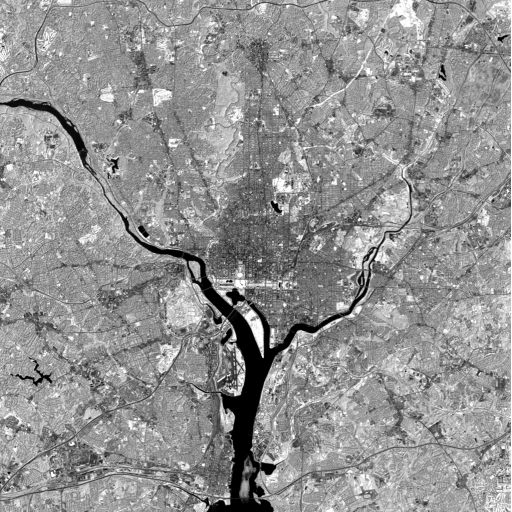
#> input picture Problem 5- Edge_Detection_and_Segmentation/images/WashingtonDC_Band.tif, 512 x 512 px
$ jupyter execute '(b)Segmentaton_GrayLevel.ipynb'
#> lines starting #> are read from the running program, lines starting #| are printed output that depends on the picture; after the words box and inside, x2 and y2 are one past the last pixel; in counts of white or black regions, pixels touching at a corner belong together
#### Read a grayscale image and perform the the segmentation based on gray level.

[cell 1]
import cv2
import matplotlib.pyplot as plt
import numpy as np

### Loading the Original Image

[cell 2]
original_image = cv2.imread('./images/WashingtonDC_Band.tif', 0)
#> original_image is the input picture: shape (512, 512); min 0, max 254, mean 145.7
print(f"shape of the original image: {original_image.shape}")
#| shape of the original image: (512, 512)
plt.imshow(original_image, cmap='gray')
plt.title('original image')
plt.show()

img_arr = np.array(original_image)
print(f"min pixel intensity: {np.min(img_arr)}")
#| min pixel intensity: 0
print(f"max pixel intensity: {np.max(img_arr)}")
#| max pixel intensity: 254

### Apply Gray Level Segmentation

[cell 3]
T1 = 50
segmented_image1 = np.where(original_image>T1, 255, 0).astype(np.uint8)
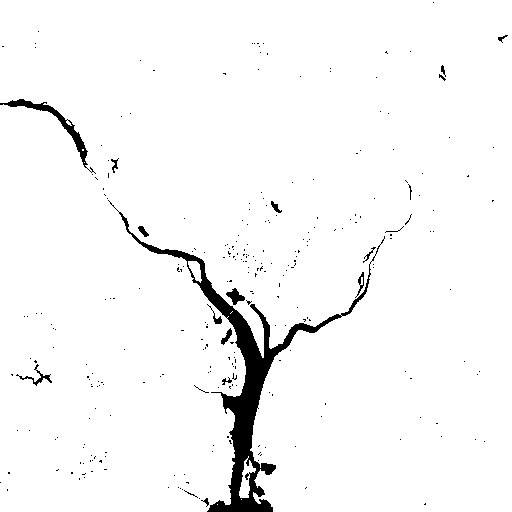
#> segmented_image1: shape (512, 512); 96.6% white; 282 black regions (266 under 20 px), largest, box (x1, y1, x2, y2) and area: (108, 200, 385, 512) 6821, (0, 99, 96, 174) 736, (226, 288, 245, 305) 157

T2 = 100
segmented_image2 = np.where(original_image>T2, 255, 0).astype(np.uint8)
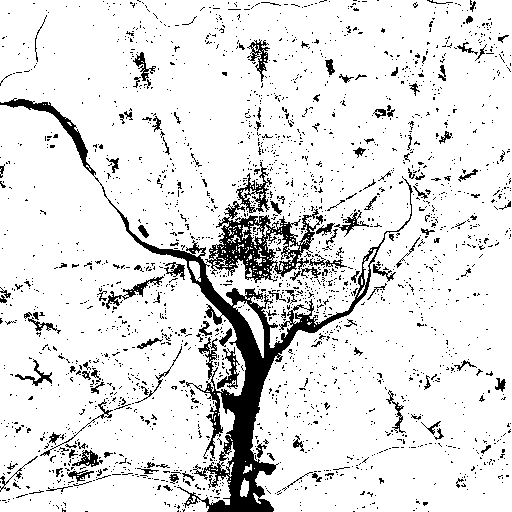
#> segmented_image2: shape (512, 512); 88.5% white; 2291 black regions (2147 under 20 px), largest, box (x1, y1, x2, y2) and area: (0, 98, 413, 512) 11305, (205, 201, 323, 283) 3433, (236, 162, 272, 213) 525

T3 = 128
segmented_image3 = np.where(original_image>T3, 255, 0).astype(np.uint8)
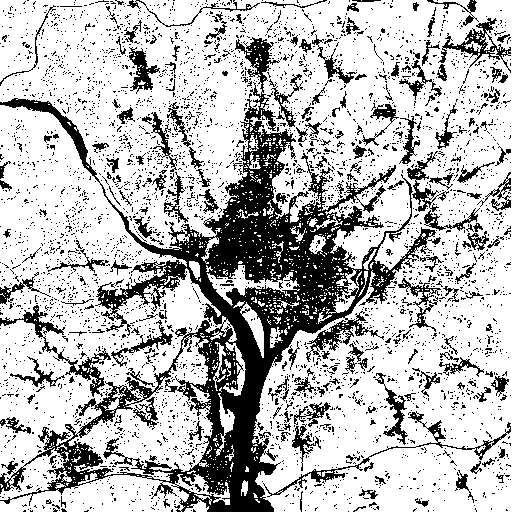
#> segmented_image3: shape (512, 512); 73.1% white; 4013 black regions (3799 under 20 px), largest, box (x1, y1, x2, y2) and area: (0, 37, 436, 512) 39257, (0, 305, 111, 397) 1233, (263, 411, 511, 497) 1066


plt.figure(figsize=(15, 5))

# Plot segmented_image1
plt.subplot(1, 3, 1)
plt.imshow(segmented_image1, cmap='gray')
plt.title(f'Segmentation with T1 = {T1}')


# Plot segmented_image2
plt.subplot(1, 3, 2)
plt.imshow(segmented_image2, cmap='gray')
plt.title(f'Segmentation with T2 = {T2}')


# Plot segmented_image3
plt.subplot(1, 3, 3)
plt.imshow(segmented_image3, cmap='gray')
plt.title(f'Segmentation with T3 = {T3}')

# Show all plots
plt.tight_layout()
plt.show()
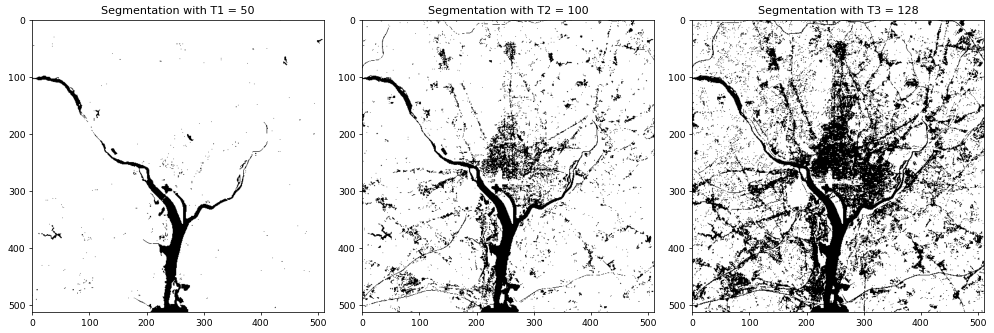
#> figure drawn by matplotlib, 3 panels
